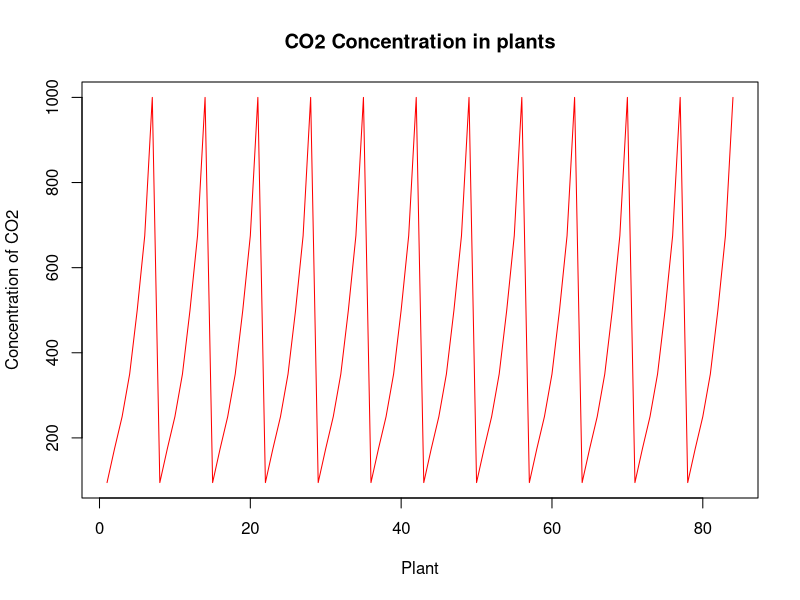
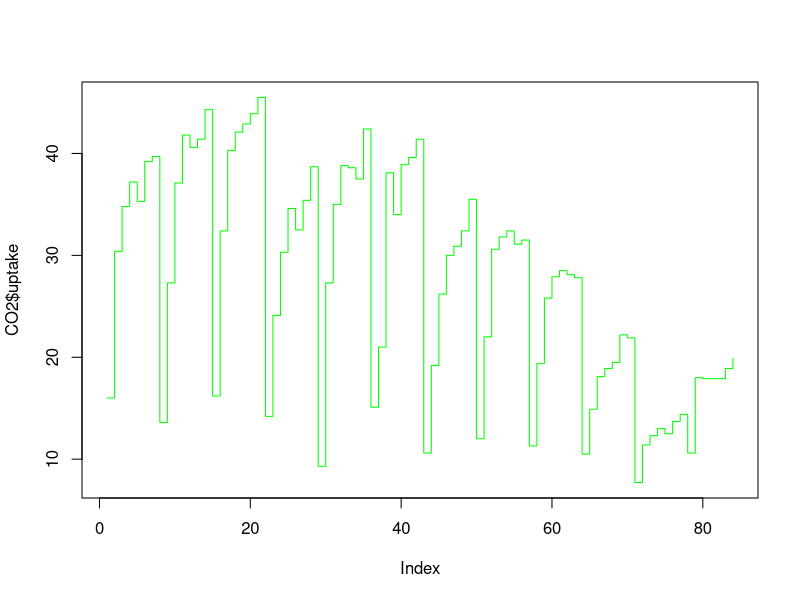
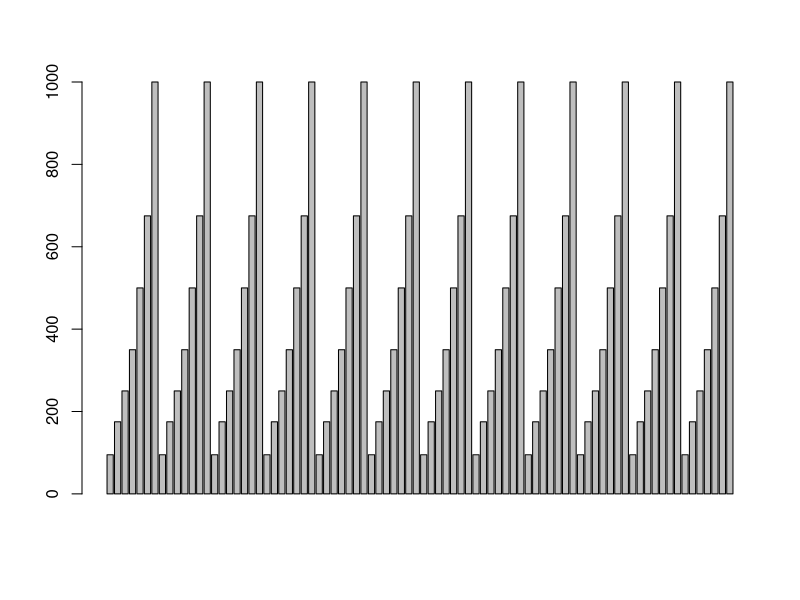
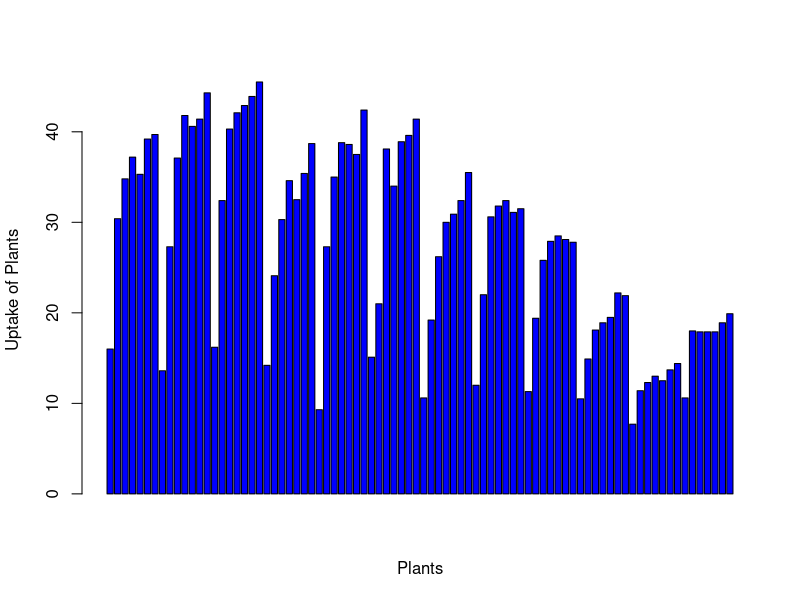
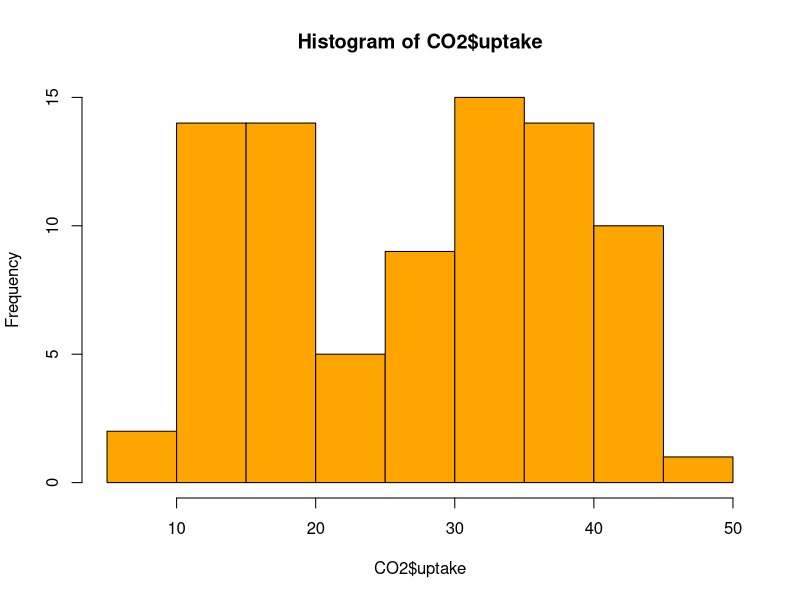
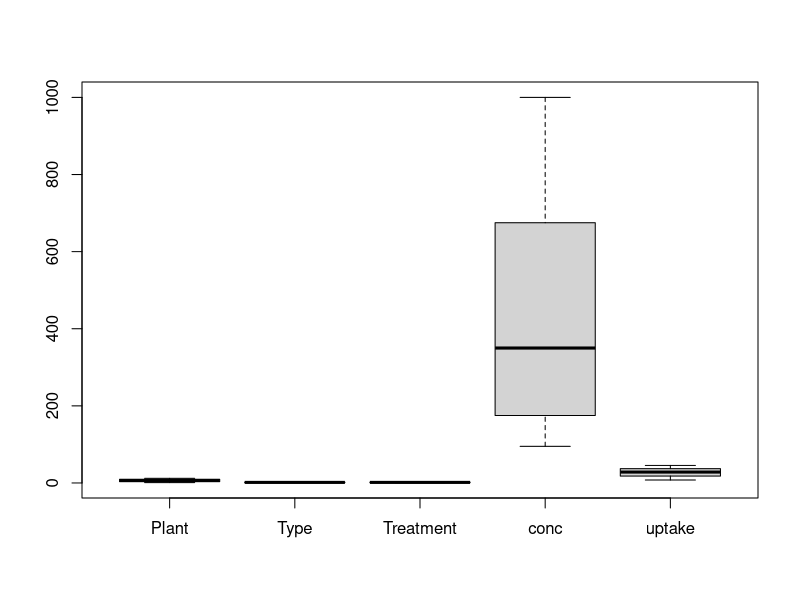
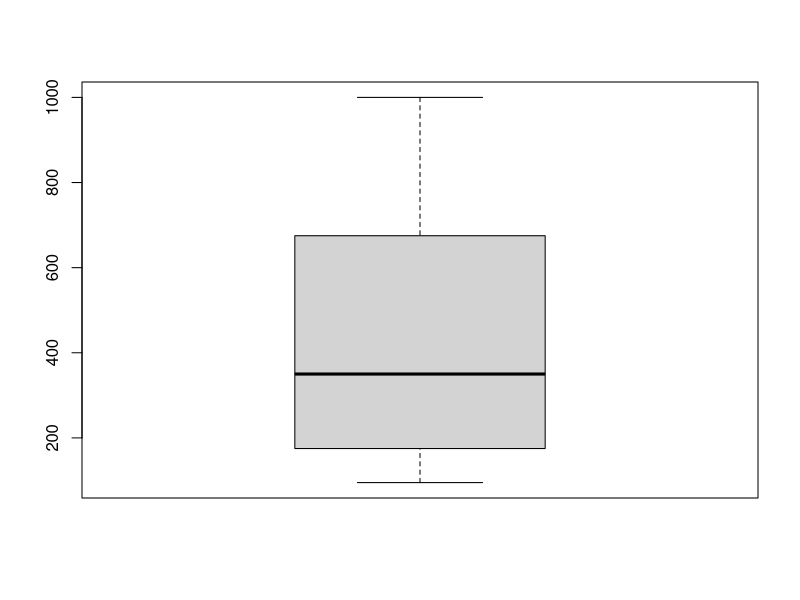
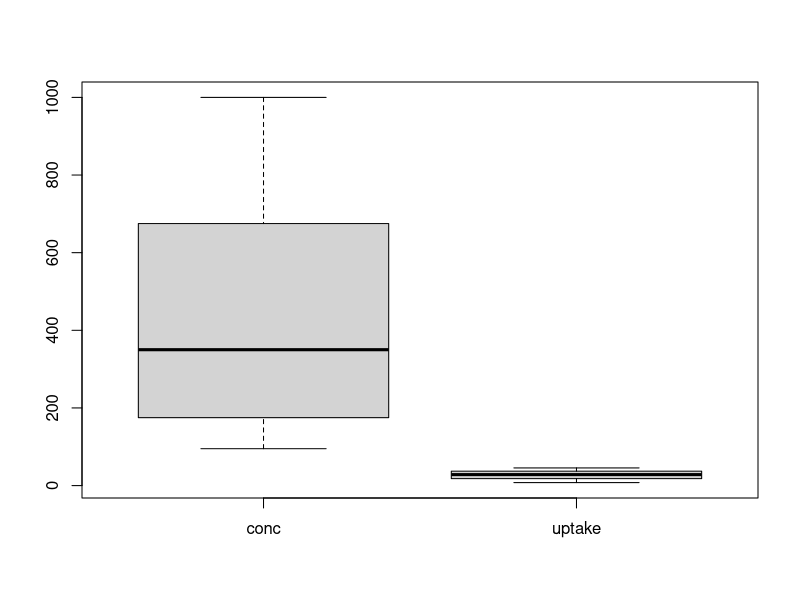

Write R code to recreate these figures, in order.
datasets::CO2

head(CO2)

tail(CO2)

summary(CO2)

CO2[,c(1,2,4)]

CO2[20,c(1,5)]

CO2[1:20,c(1,5)]

summary(CO2$uptake)    

summary(CO2$conc)

summary(CO2$Treatment)

plot(CO2$conc, type = "l", col="red", xlab = "Plant", ylab = "Concentration of CO2", main="CO2 Concentration in plants")

plot(CO2$uptake, type = "s", col="green")

barplot(CO2$conc, horiz = FALSE)

barplot(CO2$uptake, xlab = "Plants", ylab = "Uptake of Plants", col = "blue")

hist(CO2$uptake, col="orange")

boxplot(CO2)

boxplot(CO2$conc)

boxplot(CO2[,c(4,5)])

par(mfrow=c(4,4),mar=c(2,5,2,2), bty="n", las=0)
plot(CO2$conc, type = "l", col="red", xlab = "Plant", ylab = "Concentration of CO2", main="CO2 Concentration in plants")

plot(CO2$uptake, type = "s", col="green")

barplot(CO2$conc, horiz = FALSE)

barplot(CO2$uptake, xlab = "Plants", ylab = "Uptake of Plants", col = "blue")

hist(CO2$uptake, col="orange")

boxplot(CO2)

boxplot(CO2$conc)

boxplot(CO2[,c(4,5)])

plot(CO2$uptake, type = "p", col="green")

plot(CO2$conc, type = "c", col="red", xlab = "Plant", ylab = "Concentration of CO2", main="CO2 Concentration in plants")

plot(CO2$Treatment, col="pink")
